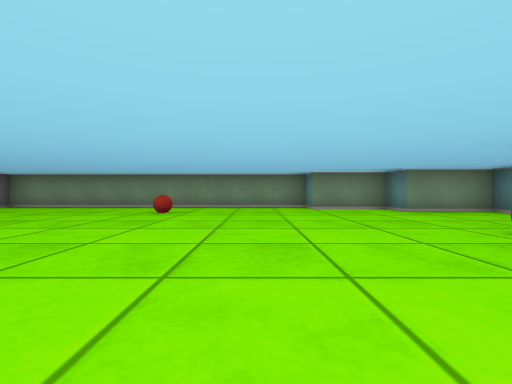
View 1 (above)

12 first-person views from a walk through a cub3D level. The camera is about half as high as the walls, looks level and sees 85° across. The floor is counted in squares. Each view is taken from the middle of a square. On the plan, view 1 faces up. The plan holds only what a view shows up to about 9 squares ahead; the rest is blank.

View 2
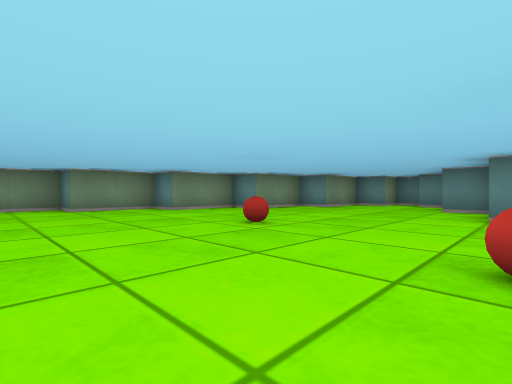

View 3
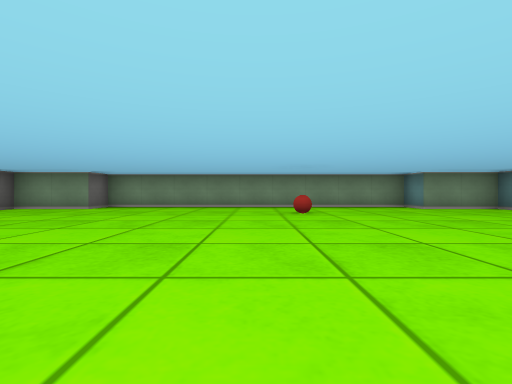

View 4
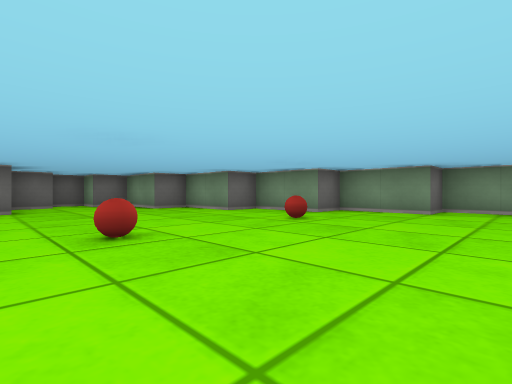

View 5
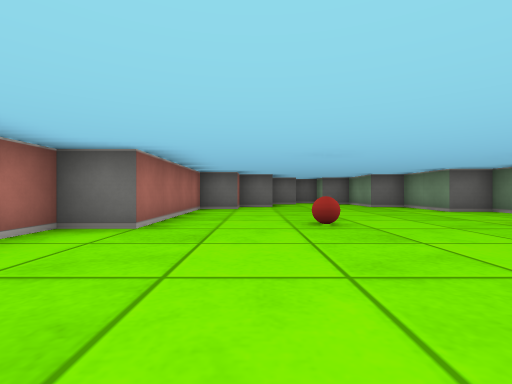

View 6
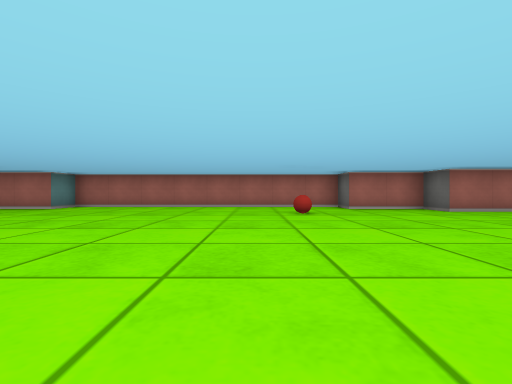

View 7
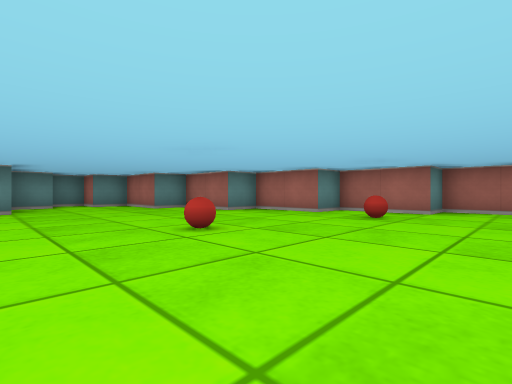

View 8
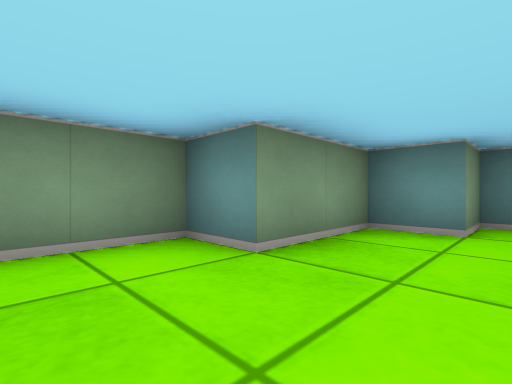

View 9
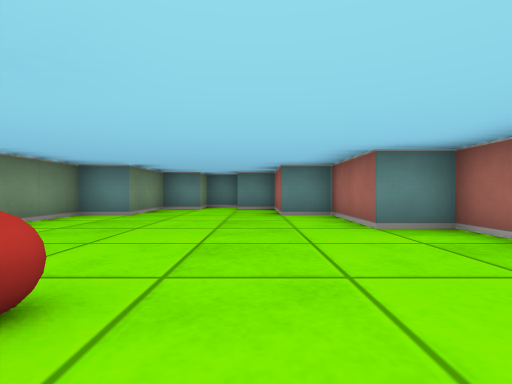

View 10
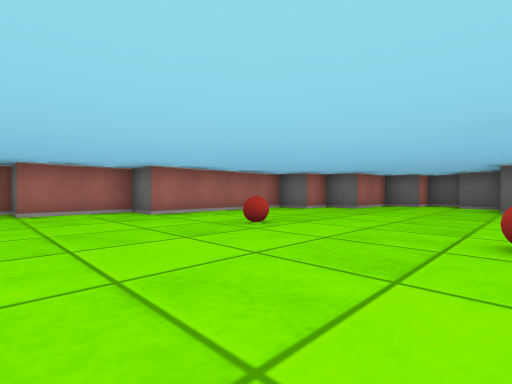

View 11
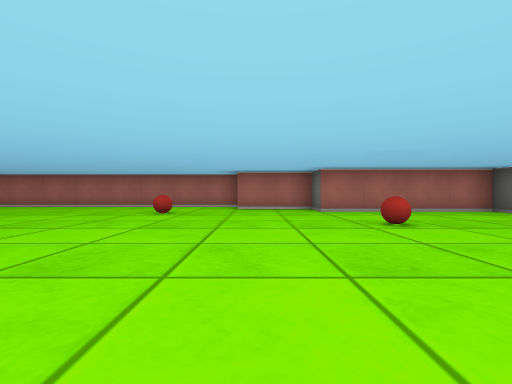

View 12
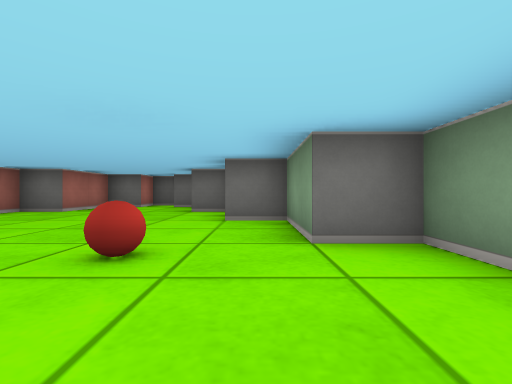

### Floor plan
Points are (right, up) in squares from view 1. A wall is a line through its corners. A room is listed if a view was taken in it or the views show most of it. See-through windows are left out.
Room 1 (views 1, 2, 3, 4, 5, 6, 7, 8, 9, 10, 11, 12)
walls: (-15.5, 4.4) (-15.5, 3.5) (-16.2, 3.5); (-16.2, 2.5) (-15.5, 2.5) (-15.5, 1.5) (-13.5, 1.5) (-13.5, 0.5) (-12.5, 0.5) (-12.5, -0.5) (-8.5, -0.5) (-8.5, -1.5) (-6.5, -1.5) (-6.5, -2.5) (1.5, -2.5) (1.5, -1.5) (3.5, -1.5) (3.5, -0.5) (5.5, -0.5) (5.5, 0.5) (7.5, 0.5) (7.5, 1.5) (9.5, 1.5) (9.5, 2.5) (10.2, 2.5); (-16.5, 3.4) (-16.5, 2.6); (10.5, 2.5) (10.5, 3.5) (9.5, 3.5) (9.5, 4.5) (7.5, 4.5) (7.5, 5.5) (5.5, 5.5) (5.5, 6.5) (3.5, 6.5) (3.5, 7.5) (1.5, 7.5) (1.5, 8.5) (-7.5, 8.5) (-7.5, 7.5) (-9.5, 7.5) (-9.5, 6.5) (-11.5, 6.5) (-11.5, 5.5) (-13.5, 5.5) (-13.5, 4.5) (-15.2, 4.5)
objects: ball (-9, 2); ball (-9, 5); ball (-5, 0); ball (-2, 6); ball (2, 0); ball (3, 3)

Where each view was taken, in squares from view 1:
view 1: 0 up, 0 right, facing up
view 2: 0 up, 0 right, facing up-right
view 3: 0 up, 3 left, facing up
view 4: 1 up, 6 left, facing up-left
view 5: 1 up, 5 left, facing left
view 6: 6 up, 4 left, facing down
view 7: 5 up, 0 right, facing down-right
view 8: 3 up, 6 right, facing up-right
view 9: 2 up, 2 right, facing right
view 10: 5 up, 6 left, facing down-left
view 11: 6 up, 7 left, facing down
view 12: 6 up, 7 left, facing left
